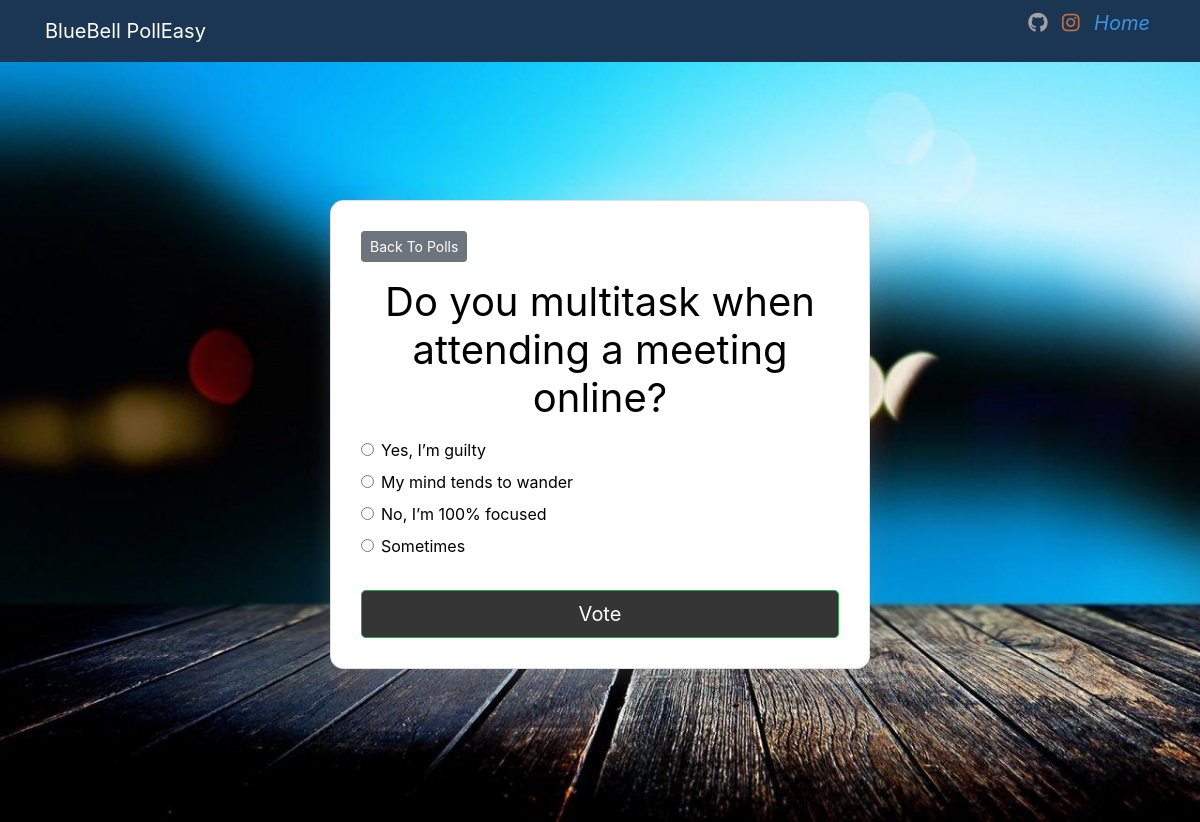
The page /polls/6/ on the database its author committed.
### polls/models.py (models this page shows, shortened)
class Question(models.Model):
    question_text = models.CharField(max_length=200)
    pub_date = models.DateTimeField('date published')

class Choice(models.Model):
    question = models.ForeignKey(Question, on_delete=models.CASCADE)
    choice_text = models.CharField(max_length=200)
    votes = models.IntegerField(default=0)

### polls/views.py (the view)
# urls.py: path('<int:question_id>/', views.detail, name='detail'),
def detail(request, question_id):
  try:
    question = Question.objects.get(pk=question_id)
  except Question.DoesNotExist:
    raise Http404("Question does not exist")
  return render(request, 'polls/detail.html', { 'question': question })

### templates/polls/detail.html (shortened to what this page needs)
{% extends 'base.html' %}
{% block content %}
   <div class="card-body">
<a class="btn btn-secondary btn-sm mb-3" href="{% url 'polls:index' %}">Back To Polls</a>
<h1 class="text-center mb-3">{{ question.question_text }}</h1>
<form action="{% url 'polls:vote' question.id %}" method="post">
	{% for choice in question.choice_set.all %}
		<div class="form-check">
			<input
				type="radio"
				name="choice"
				class="form-check-input"
				id="choice{{ forloop.counter }}"
				value="{{ choice.id }}"
			/>
			<label for="choice{{ forloop.counter }}">{{ choice.choice_text }}</label
			>
		</div>
	{% endfor %}
	<input type="submit" value="Vote" class="btn btn-success btn-lg btn-block mt-4" />
</form>
</div>
{% endblock %}

### polls/static/css/style.css (style rules this page uses)
.card-body { position: relative; display: -ms-flexbox; display: block; -ms-flex-direction: column; flex-direction: column; min-width: 0; word-wrap: break-word; background-color: rgba(255, 255, 255, 0); background-clip: border-box; border: 0px solid rgba(0,0,0,.125); border-radius: .25rem; }
.card-body h1 { font-size: 3.5rem; color: white; font-weight: 400; }

### templates/polls/detail.html (style rules this page uses)
.card-body { color:rgb(0, 0, 0); border: 1px solid rgba(0,0,0,.125); border-radius: .85rem; background: white; box-shadow: rgb(149 157 165 / 20%) 0px 8px 24px; padding: 30px; margin-bottom: 15px; }
.card-body h1 { font-size:2.5rem; color: black; }
.btn-success { background: #353535; }

### rows shown on the page
Question: question_text "Do you multitask when attending a meeting online?"
Choice: choice_text "Yes, I’m guilty"
Choice: choice_text "My mind tends to wander"
Choice: choice_text "No, I’m 100% focused"
Choice: choice_text "Sometimes"
